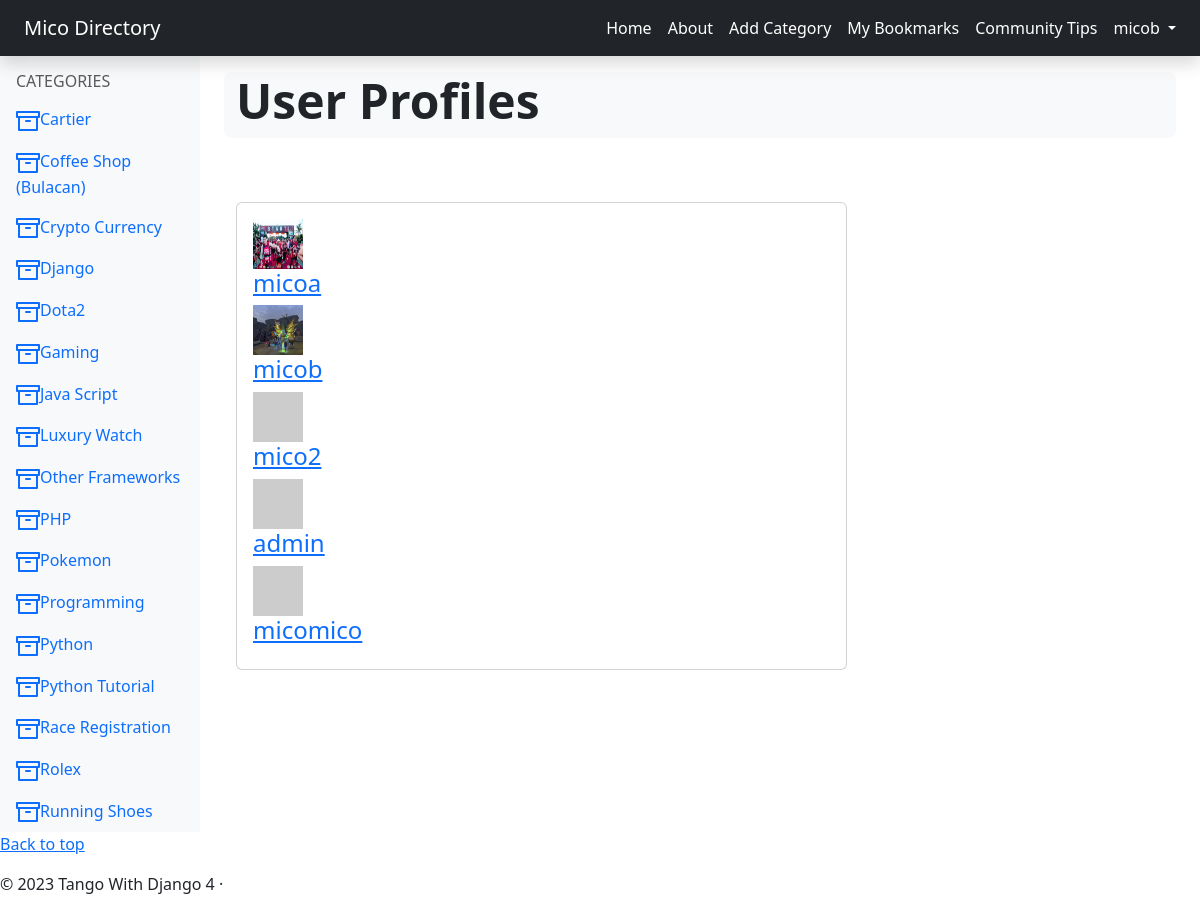
The app's page /rango/profiles/ (signed in) with its own data.
### rango/models.py (models this page shows, shortened)
class Category(models.Model):
    name = models.CharField(max_length=128, unique=True)
    views = models.IntegerField(default=0)
    likes = models.IntegerField(default=0)
    slug = models.SlugField(unique=True)
    date_added = models.DateTimeField(default=timezone.now)
    class Meta:
        verbose_name_plural = 'Categories'

class UserProfile(models.Model):
    user = models.OneToOneField('auth.User', on_delete=models.CASCADE)
    website = models.URLField(blank=True)
    picture = models.ImageField(upload_to='profile_images', blank=True)

### rango/views.py (the view)
# urls.py: path('profiles/', views.ListProfilesView.as_view(), name='list_profiles'),
@method_decorator(login_required, name='dispatch')
class ListProfilesView(View):
        def get(self, request):
            profiles = UserProfile.objects.all()
            return render(request,
                          'rango/list_profiles.html',
                          {'user_profile_list': profiles}
            )

### rango/templatetags/rango_template_tags.py (called while the page is built)
@register.inclusion_tag('rango/categories.html', takes_context=True)
def get_category_list(context, current_category=None):
    return {
        'categories': Category.objects.order_by('name'),
        'current_category': current_category,
        'user': context['user']
            }

### rango/templates/rango/list_profiles.html (shortened to what this page needs)
{% extends 'rango/base.html' %}
{% load static %}
        {% block body_block %}
        <div class="container-fluid py-3">
         <div class="row bg-light rounded-3">
          <h1 class="display-5 fw-bold">User Profiles</h1>
         </div>
         <div class="row py-5">
          <div class="col-md-8 fs-4 py-3">
           {% if user_profile_list %}
            <div class="card mb-2">
              <div class="card-body">
              {% for list_user in user_profile_list %}
                <div class="list-group-item">
                {% if list_user.picture %}
                <img src="{{ list_user.picture.url }}"
                        width="50"
                        height="50"
                        alt="{{ list_user.user.username }}">
                {% else %}
                <img src="https://loremflickr.com/50/50/person"
                        width="50"
                        height="50"
                        alt="placeholder image">
                {% endif %}
                <h4 class="list-group-item-heading">
                <a href="{% url 'rango:profile' list_user.user.username %}">
                    {{ list_user.user.username }}
                </a>
                </h4>
                </div>
                {% endfor %}
             </div>
            </div>
           {% else %}
             <p>There are no users present on Rango.</p>
            {% endif %}
           </div>
          </div>
         </div>
    {% endblock %}

### rango/templates/rango/base.html (shortened to what this page needs)
<!doctype html>
{% load static %}
{% load rango_template_tags %}
<html lang="en">
  <head>
 <link href="https://cdn.jsdelivr.net/npm/bootstrap@5.3.0/dist/css/bootstrap.min.css" rel="stylesheet">
    <link href="https://cdn.jsdelivr.net/npm/bootstrap@5.3.0/dist/css/bootstrap.min.css" rel="stylesheet">
  </head>
  <body>
<header class="navbar navbar-dark sticky-top bg-dark p-2 shadow">
  <a class="navbar-brand px-3" href="{% url 'rango:index' %}">
    Mico Directory
  </a>
  <ul class="navbar-nav flex-row ms-auto gap-3 px-3 align-items-center">
    <li class="nav-item">
      <a class="nav-link text-white" href="{% url 'rango:index' %}">
        Home
      </a>
    </li>
    <li class="nav-item">
      <a class="nav-link text-white" href="{% url 'rango:about' %}">
        About
      </a>
    </li>
    {% if user.is_authenticated %}
      <li class="nav-item">
        <a class="nav-link text-white" href="{% url 'rango:add_category' %}">
          Add Category
        </a>
      </li>
      <li class="nav-item">
        <a class="nav-link text-white" href="{% url 'rango:bookmarks' %}">
          My Bookmarks
        </a>
      </li>
      <li class="nav-item">
        <a class="nav-link text-white" href="{% url 'rango:learning_notes' %}">
          Community Tips
        </a>
      </li>
    <li class="nav-item dropdown">
      <a class="nav-link dropdown-toggle text-white"
        href="#"
        role="button"
        data-bs-toggle="dropdown"
        aria-expanded="false">
        {{ user.username }}
      </a>
</li>
    {% endif %}
  </ul>
</header>
<div class="container-fluid px-0">
  <div class="row g-0">
    <nav id="sidebarMenu"
      class="col-md-3 col-lg-2 d-md-block bg-light sidebar collapse">
        <div class="position-sticky pt-3 sidebar-sticky">
          <h6 class="px-3 text-muted text-uppercase">
              Categories
          </h6>
          <div id="categories-listing">
              {% get_category_list %}
          </div>
        </div>
      </nav>
    <main class="col-md-9 ms-sm-auto col-lg-10 px-md-4">
        {% block body_block %}
        {% endblock %}
    </main>
  </div>
</div>
<footer>
    <p class="float-right"><a href="#">Back to top</a></p>
    <p>&copy; 2023 Tango With Django 4 &middot;</p>
</footer>
  </body>
</html>

### rango/templates/rango/categories.html
<ul class="nav flex-column">
{% if categories %}
    {% for c in categories %}
        {% if c == current_category %}
            <li class="nav-item">
                <a class="nav-link activate"
                    href="{% url 'rango:show_category' c.slug %}">
                       <span data-feather="archive"></span>{{ c.name }}
                </a>
            </li>
        {% else %}
            <li class="nav-item">
                <a class="nav-link"
                    href="{% url 'rango:show_category' c.slug %}">
                    <span data-feather="archive"></span>{{ c.name }}
                </a>
            </li>
        {% endif %}
    {% endfor %}
{% else %}
    <li class="nav-item">
        There are no categories present.
    </li>
{% endif %}
</ul>

### records on screen
Category: name "Cartier"
Category: name "Coffee Shop (Bulacan)"
Category: name "Crypto Currency"
Category: name "Django"
Category: name "Dota2"
Category: name "Gaming"
Category: name "Java Script"
Category: name "Luxury Watch"
Category: name "Other Frameworks"
Category: name "PHP"
Category: name "Pokemon"
Category: name "Programming"
Category: name "Python"
Category: name "Python Tutorial"
Category: name "Race Registration"
Category: name "Rolex"
Category: name "Running Shoes"
UserProfile: picture (picture), user.username "micoa"
UserProfile: picture (picture), user.username "micob"
UserProfile: user.username "mico2"
UserProfile: user.username "admin"
UserProfile: user.username "micomico"

### other values on screen
{{ user.username }} "micob"
